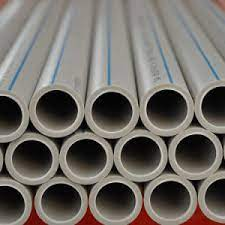
#> input picture images.jfif, 225 x 225 px
$ python circle.py
#> lines starting #> are read from the running program, lines starting #| are printed output that depends on the picture; after the words box and inside, x2 and y2 are one past the last pixel; in counts of white or black regions, pixels touching at a corner belong together
import cv2
import numpy as np

# Read image.
img = cv2.imread('images.jfif', cv2.IMREAD_COLOR)
#> img is the input picture: shape (225, 225, 3); mean B, G, R 103.8, 109.2, 113.9

# Convert to grayscale.
gray = cv2.cvtColor(img, cv2.COLOR_BGR2GRAY)
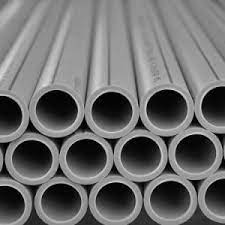
#> gray: shape (225, 225); min 0, max 223, mean 110

# Blur
gray_blurred = cv2.blur(gray, (4, 4))
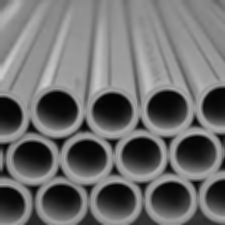
#> gray_blurred: shape (225, 225); min 3, max 206, mean 110.2

detected_circles = cv2.HoughCircles(gray,
                                    cv2.HOUGH_GRADIENT, 1, 20, param1=50,
                                    param2=28, minRadius=1, maxRadius=20)
#> detected_circles = [[86.5, 157.5, 19.4], [170.5, 199.5, 19.4], [115.5, 200.5, 19.4], [196.5, 152.5, 19.4], [111.5, 111.5, 19.4], [61.5, 201.5, 19.4], [141.5, 154.5, 19.4], [57.5, 109.5, 19.4], [167.5, 105.5, 17.2], [33.5, 158.5, 18.3]]

print(f'The number of pipes are: {len(detected_circles[0])}')
#| The number of pipes are: 10

# Draw circles that are detected.
if detected_circles is not None:

    # Detect the parameters a, b and r.
    detected_circles = np.uint16(np.around(detected_circles))
#> detected_circles = [[86, 158, 19], [170, 200, 19], [116, 200, 19], [196, 152, 19], [112, 112, 19], [62, 202, 19], [142, 154, 19], [58, 110, 19], [168, 106, 17], [34, 158, 18]]

    for pt in detected_circles[0, :]:
        a, b, r = pt[0], pt[1], pt[2]

        # Draw the circle.
        cv2.circle(img, (a, b), r, (0, 255, 0), 2)

        # Add a dot to circle.
        cv2.circle(img, (a, b), 1, (0, 0, 255), 3)
        cv2.imshow("Detected Circle", img)
        cv2.waitKey(0)
#> this loop made 10 passes
#> pass 1, `cv2.imshow("Detected Circle", img)`:
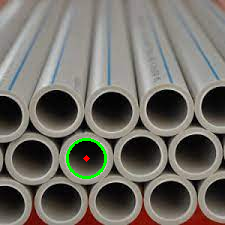
#> window 'Detected Circle': shape (225, 225, 3); mean B, G, R 103.2, 110.4, 113.4
#> pass 2, `cv2.imshow("Detected Circle", img)`:
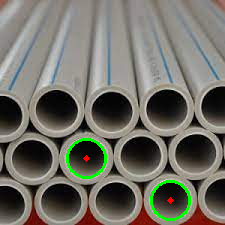
#> window 'Detected Circle': shape (225, 225, 3); mean B, G, R 102.7, 111.5, 112.8
#> after the loop:
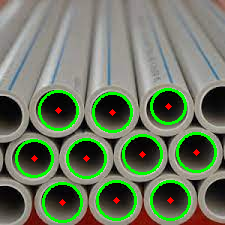
#> img: shape (225, 225, 3); 7.3% of pixels changed, all inside (x1, y1, x2, y2) = (15, 88, 217, 223)
